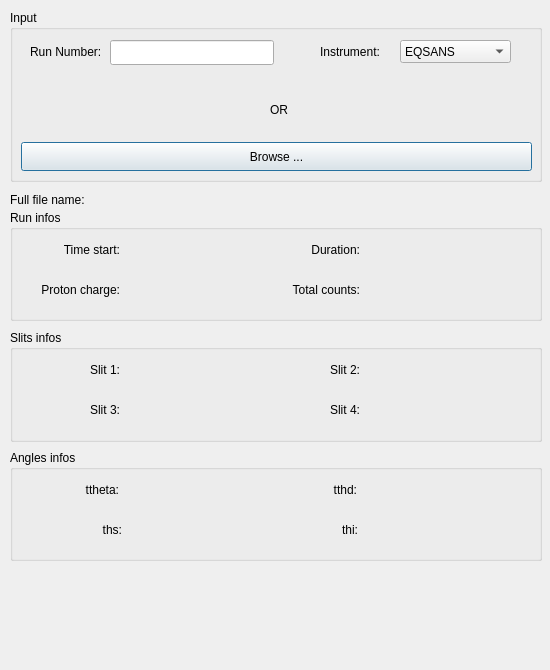
<ui version="4.0" >
 <class>ViewNex</class>
 <widget class="QDialog" name="ViewNex" >
  <property name="geometry" >
   <rect>
    <x>0</x>
    <y>0</y>
    <width>550</width>
    <height>670</height>
   </rect>
  </property>
  <property name="minimumSize" >
   <size>
    <width>550</width>
    <height>670</height>
   </size>
  </property>
  <property name="maximumSize" >
   <size>
    <width>550</width>
    <height>670</height>
   </size>
  </property>
  <property name="windowTitle" >
   <string>Form1</string>
  </property>
  <widget class="QGroupBox" name="groupBox" >
   <property name="geometry" >
    <rect>
     <x>10</x>
     <y>10</y>
     <width>532</width>
     <height>172</height>
    </rect>
   </property>
   <property name="title" >
    <string>Input</string>
   </property>
   <widget class="QPushButton" name="Browse_button" >
    <property name="geometry" >
     <rect>
      <x>11</x>
      <y>132</y>
      <width>511</width>
      <height>29</height>
     </rect>
    </property>
    <property name="text" >
     <string>Browse ...</string>
    </property>
   </widget>
   <widget class="QLabel" name="textLabel6_11" >
    <property name="geometry" >
     <rect>
      <x>11</x>
      <y>106</y>
      <width>88</width>
      <height>17</height>
     </rect>
    </property>
    <property name="text" >
     <string/>
    </property>
    <property name="wordWrap" >
     <bool>false</bool>
    </property>
   </widget>
   <widget class="QLabel" name="Run_Number_label" >
    <property name="geometry" >
     <rect>
      <x>20</x>
      <y>20</y>
      <width>82</width>
      <height>44</height>
     </rect>
    </property>
    <property name="text" >
     <string>Run Number:</string>
    </property>
    <property name="wordWrap" >
     <bool>false</bool>
    </property>
   </widget>
   <widget class="QLineEdit" name="Run_Number_Input" >
    <property name="geometry" >
     <rect>
      <x>100</x>
      <y>30</y>
      <width>164</width>
      <height>25</height>
     </rect>
    </property>
   </widget>
   <widget class="QLabel" name="Instrument_label" >
    <property name="geometry" >
     <rect>
      <x>310</x>
      <y>20</y>
      <width>71</width>
      <height>44</height>
     </rect>
    </property>
    <property name="text" >
     <string>Instrument:</string>
    </property>
    <property name="wordWrap" >
     <bool>false</bool>
    </property>
   </widget>
   <widget class="QLabel" name="OR" >
    <property name="geometry" >
     <rect>
      <x>260</x>
      <y>90</y>
      <width>71</width>
      <height>19</height>
     </rect>
    </property>
    <property name="text" >
     <string>OR</string>
    </property>
    <property name="wordWrap" >
     <bool>false</bool>
    </property>
   </widget>
   <widget class="QComboBox" name="comboBox" >
    <property name="geometry" >
     <rect>
      <x>390</x>
      <y>30</y>
      <width>111</width>
      <height>23</height>
     </rect>
    </property>
    <item>
     <property name="text" >
      <string>EQSANS</string>
     </property>
    </item>
    <item>
     <property name="text" >
      <string>REF_L</string>
     </property>
    </item>
    <item>
     <property name="text" >
      <string>REF_M</string>
     </property>
    </item>
    <item>
     <property name="text" >
      <string>Venus</string>
     </property>
    </item>
   </widget>
  </widget>
  <widget class="QGroupBox" name="groupBox_2" >
   <property name="geometry" >
    <rect>
     <x>10</x>
     <y>210</y>
     <width>532</width>
     <height>111</height>
    </rect>
   </property>
   <property name="title" >
    <string>Run infos</string>
   </property>
   <widget class="QLabel" name="Time_start_label" >
    <property name="geometry" >
     <rect>
      <x>40</x>
      <y>30</y>
      <width>70</width>
      <height>21</height>
     </rect>
    </property>
    <property name="text" >
     <string>&lt;p align="right">Time start:&lt;/p></string>
    </property>
    <property name="wordWrap" >
     <bool>false</bool>
    </property>
   </widget>
   <widget class="QLabel" name="Proton_charge_label" >
    <property name="geometry" >
     <rect>
      <x>10</x>
      <y>70</y>
      <width>100</width>
      <height>21</height>
     </rect>
    </property>
    <property name="text" >
     <string>&lt;p align="right">Proton charge:&lt;/p></string>
    </property>
    <property name="wordWrap" >
     <bool>false</bool>
    </property>
   </widget>
   <widget class="QLabel" name="Time_start" >
    <property name="geometry" >
     <rect>
      <x>110</x>
      <y>30</y>
      <width>160</width>
      <height>21</height>
     </rect>
    </property>
    <property name="text" >
     <string/>
    </property>
    <property name="wordWrap" >
     <bool>false</bool>
    </property>
   </widget>
   <widget class="QLabel" name="Proton_charge" >
    <property name="geometry" >
     <rect>
      <x>130</x>
      <y>70</y>
      <width>140</width>
      <height>21</height>
     </rect>
    </property>
    <property name="text" >
     <string/>
    </property>
    <property name="wordWrap" >
     <bool>false</bool>
    </property>
   </widget>
   <widget class="QLabel" name="Duration_label" >
    <property name="geometry" >
     <rect>
      <x>280</x>
      <y>30</y>
      <width>70</width>
      <height>21</height>
     </rect>
    </property>
    <property name="text" >
     <string>&lt;p align="right">Duration:&lt;/p></string>
    </property>
    <property name="wordWrap" >
     <bool>false</bool>
    </property>
   </widget>
   <widget class="QLabel" name="Total_counts_label" >
    <property name="geometry" >
     <rect>
      <x>260</x>
      <y>70</y>
      <width>90</width>
      <height>21</height>
     </rect>
    </property>
    <property name="text" >
     <string>&lt;p align="right">Total counts:&lt;/p></string>
    </property>
    <property name="wordWrap" >
     <bool>false</bool>
    </property>
   </widget>
   <widget class="QLabel" name="Duration" >
    <property name="geometry" >
     <rect>
      <x>340</x>
      <y>20</y>
      <width>160</width>
      <height>21</height>
     </rect>
    </property>
    <property name="text" >
     <string/>
    </property>
    <property name="wordWrap" >
     <bool>false</bool>
    </property>
   </widget>
   <widget class="QLabel" name="Total_counts" >
    <property name="geometry" >
     <rect>
      <x>340</x>
      <y>70</y>
      <width>160</width>
      <height>21</height>
     </rect>
    </property>
    <property name="text" >
     <string/>
    </property>
    <property name="wordWrap" >
     <bool>false</bool>
    </property>
   </widget>
  </widget>
  <widget class="QGroupBox" name="groupBox_3" >
   <property name="geometry" >
    <rect>
     <x>10</x>
     <y>330</y>
     <width>532</width>
     <height>112</height>
    </rect>
   </property>
   <property name="title" >
    <string>Slits infos</string>
   </property>
   <widget class="QLabel" name="Slit_1_label" >
    <property name="geometry" >
     <rect>
      <x>70</x>
      <y>30</y>
      <width>40</width>
      <height>21</height>
     </rect>
    </property>
    <property name="text" >
     <string>&lt;p align="right">Slit 1:&lt;/p></string>
    </property>
    <property name="wordWrap" >
     <bool>false</bool>
    </property>
   </widget>
   <widget class="QLabel" name="Slit_1" >
    <property name="geometry" >
     <rect>
      <x>100</x>
      <y>30</y>
      <width>171</width>
      <height>21</height>
     </rect>
    </property>
    <property name="text" >
     <string/>
    </property>
    <property name="wordWrap" >
     <bool>false</bool>
    </property>
   </widget>
   <widget class="QLabel" name="Slit_3_label" >
    <property name="geometry" >
     <rect>
      <x>70</x>
      <y>70</y>
      <width>40</width>
      <height>21</height>
     </rect>
    </property>
    <property name="text" >
     <string>&lt;p align="right">Slit 3:&lt;/p></string>
    </property>
    <property name="wordWrap" >
     <bool>false</bool>
    </property>
   </widget>
   <widget class="QLabel" name="Slit_3" >
    <property name="geometry" >
     <rect>
      <x>100</x>
      <y>70</y>
      <width>171</width>
      <height>21</height>
     </rect>
    </property>
    <property name="text" >
     <string/>
    </property>
    <property name="wordWrap" >
     <bool>false</bool>
    </property>
   </widget>
   <widget class="QLabel" name="Slit_2" >
    <property name="geometry" >
     <rect>
      <x>340</x>
      <y>30</y>
      <width>160</width>
      <height>21</height>
     </rect>
    </property>
    <property name="text" >
     <string/>
    </property>
    <property name="wordWrap" >
     <bool>false</bool>
    </property>
   </widget>
   <widget class="QLabel" name="Slit_2_label" >
    <property name="geometry" >
     <rect>
      <x>310</x>
      <y>30</y>
      <width>40</width>
      <height>21</height>
     </rect>
    </property>
    <property name="text" >
     <string>&lt;p align="right">Slit 2:&lt;/p></string>
    </property>
    <property name="wordWrap" >
     <bool>false</bool>
    </property>
   </widget>
   <widget class="QLabel" name="Slit_4_label" >
    <property name="geometry" >
     <rect>
      <x>310</x>
      <y>70</y>
      <width>40</width>
      <height>21</height>
     </rect>
    </property>
    <property name="text" >
     <string>&lt;p align="right">Slit 4:&lt;/p></string>
    </property>
    <property name="wordWrap" >
     <bool>false</bool>
    </property>
   </widget>
   <widget class="QLabel" name="Slit_4" >
    <property name="geometry" >
     <rect>
      <x>350</x>
      <y>70</y>
      <width>160</width>
      <height>21</height>
     </rect>
    </property>
    <property name="text" >
     <string/>
    </property>
    <property name="wordWrap" >
     <bool>false</bool>
    </property>
   </widget>
  </widget>
  <widget class="QGroupBox" name="groupBox_4" >
   <property name="geometry" >
    <rect>
     <x>10</x>
     <y>450</y>
     <width>532</width>
     <height>111</height>
    </rect>
   </property>
   <property name="title" >
    <string>Angles infos</string>
   </property>
   <widget class="QLabel" name="ttheta_label" >
    <property name="geometry" >
     <rect>
      <x>60</x>
      <y>30</y>
      <width>49</width>
      <height>21</height>
     </rect>
    </property>
    <property name="text" >
     <string>&lt;p align="right">ttheta:&lt;/p></string>
    </property>
    <property name="wordWrap" >
     <bool>false</bool>
    </property>
   </widget>
   <widget class="QLabel" name="ths_label" >
    <property name="geometry" >
     <rect>
      <x>80</x>
      <y>70</y>
      <width>32</width>
      <height>21</height>
     </rect>
    </property>
    <property name="text" >
     <string>&lt;p align="right">ths:&lt;/p></string>
    </property>
    <property name="wordWrap" >
     <bool>false</bool>
    </property>
   </widget>
   <widget class="QLabel" name="ttheta" >
    <property name="geometry" >
     <rect>
      <x>110</x>
      <y>30</y>
      <width>171</width>
      <height>21</height>
     </rect>
    </property>
    <property name="text" >
     <string/>
    </property>
    <property name="wordWrap" >
     <bool>false</bool>
    </property>
   </widget>
   <widget class="QLabel" name="ths" >
    <property name="geometry" >
     <rect>
      <x>110</x>
      <y>70</y>
      <width>171</width>
      <height>21</height>
     </rect>
    </property>
    <property name="text" >
     <string/>
    </property>
    <property name="wordWrap" >
     <bool>false</bool>
    </property>
   </widget>
   <widget class="QLabel" name="tthd_label" >
    <property name="geometry" >
     <rect>
      <x>310</x>
      <y>30</y>
      <width>37</width>
      <height>21</height>
     </rect>
    </property>
    <property name="text" >
     <string>&lt;p align="right">tthd:&lt;/p></string>
    </property>
    <property name="wordWrap" >
     <bool>false</bool>
    </property>
   </widget>
   <widget class="QLabel" name="thi_label" >
    <property name="geometry" >
     <rect>
      <x>320</x>
      <y>70</y>
      <width>28</width>
      <height>21</height>
     </rect>
    </property>
    <property name="text" >
     <string>&lt;p align="right">thi:&lt;/p></string>
    </property>
    <property name="wordWrap" >
     <bool>false</bool>
    </property>
   </widget>
   <widget class="QLabel" name="thi" >
    <property name="geometry" >
     <rect>
      <x>350</x>
      <y>70</y>
      <width>160</width>
      <height>21</height>
     </rect>
    </property>
    <property name="text" >
     <string/>
    </property>
    <property name="wordWrap" >
     <bool>false</bool>
    </property>
   </widget>
   <widget class="QLabel" name="tthd" >
    <property name="geometry" >
     <rect>
      <x>350</x>
      <y>30</y>
      <width>160</width>
      <height>21</height>
     </rect>
    </property>
    <property name="text" >
     <string/>
    </property>
    <property name="wordWrap" >
     <bool>false</bool>
    </property>
   </widget>
  </widget>
  <widget class="QLabel" name="label" >
   <property name="geometry" >
    <rect>
     <x>10</x>
     <y>190</y>
     <width>91</width>
     <height>19</height>
    </rect>
   </property>
   <property name="text" >
    <string>Full file name:</string>
   </property>
  </widget>
  <widget class="QLabel" name="Full_file_name" >
   <property name="geometry" >
    <rect>
     <x>100</x>
     <y>190</y>
     <width>441</width>
     <height>19</height>
    </rect>
   </property>
   <property name="text" >
    <string/>
   </property>
  </widget>
 </widget>
 <layoutdefault spacing="6" margin="11" />
 <pixmapfunction>qPixmapFromMimeSource</pixmapfunction>
 <resources/>
 <connections/>
</ui>
